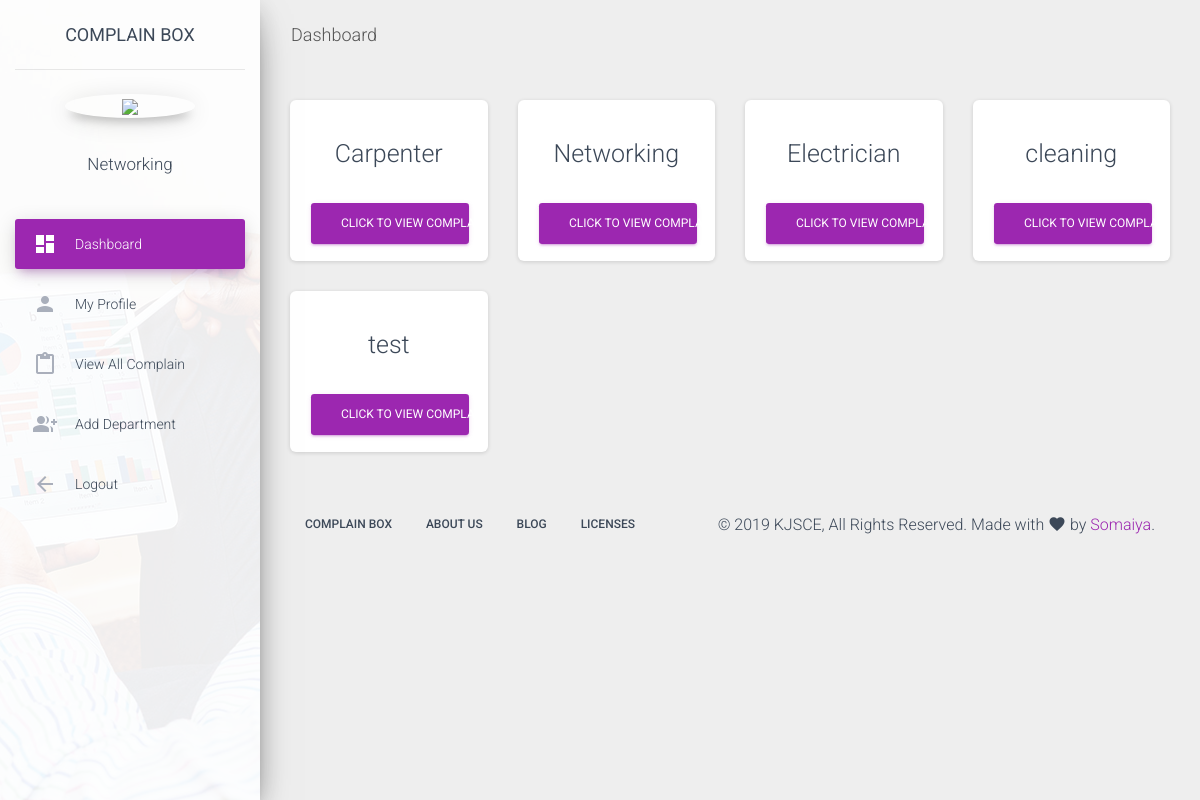
Before: /admindashboard_old.php (signed in) with the older database file.
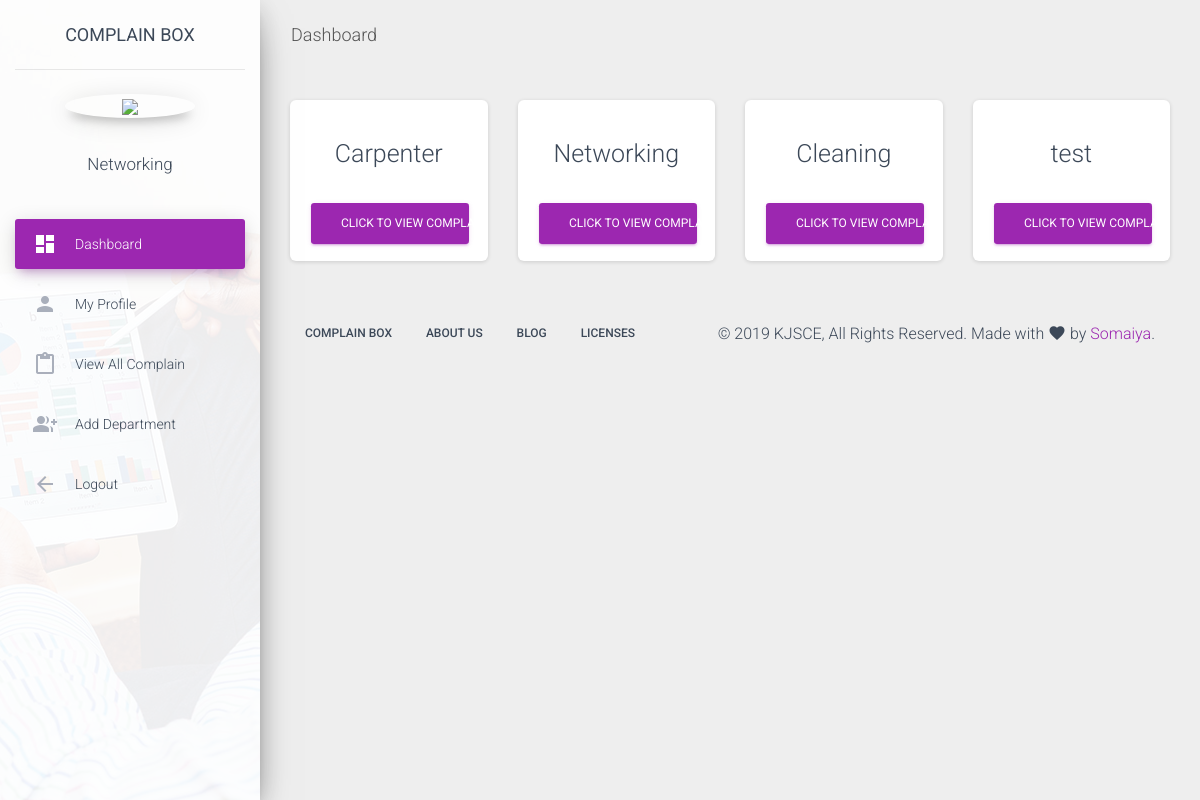
After: the same page with the newer database file.
### tables this page shows
CREATE TABLE `department` (
  `id` int(11) NOT NULL,
  `dname` varchar(30) DEFAULT NULL,
  `deptimg` varchar(50) DEFAULT NULL
);

### admindashboard_old.php (the view, shortened to what this page needs)
<?php
	include("config/config.php");
?>
<!DOCTYPE html>
<html lang="en">
<head>
  <link rel="stylesheet" href="https://maxcdn.bootstrapcdn.com/font-awesome/latest/css/font-awesome.min.css">
  <link href="assets/css/material-dashboard.css?v=2.1.1" rel="stylesheet" />
</head>
<body class="">
  <div class="wrapper ">
    <div class="sidebar" data-color="purple" data-background-color="white" data-image="assets/img/sidebar-3.jpg">
      <div class="logo">
        <a href="#" class="simple-text logo-normal">
          Complain Box
        </a>
      </div>
      <div class="sidebar-wrapper">
        <ul class="nav">
		<li class="nav-item">
			<br/>
			<div class="card-profile">
                <div class="card-avatar">
                    <img class="img" src="<?php  echo $_SESSION['imgurl'];  ?>" />
                </div>
	<div class="card-body">
                  <h5 class="card-title">	<?php echo $_SESSION['name'];  ?></h5>
                </div>
		</li>
         <li class="nav-item active ">
            <a class="nav-link" href="./admindashboard.php">
              <i class="material-icons">dashboard</i>
              <p>Dashboard</p>
            </a>
          </li>
      <li class="nav-item ">
            <a class="nav-link" href="#">
              <i class="material-icons">person</i>
              <p>My Profile</p>
            </a>
          </li>
          <li class="nav-item ">
            <a class="nav-link" href="./allcomplain.php">
              <i class="material-icons">content_paste</i>
              <p>View All Complain</p>
            </a>
          </li>
		    <li class="nav-item ">
            <a class="nav-link" href="./adddepartment.php">
              <i class="material-icons">group_add</i>
              <p>Add department</p>
            </a>
          </li>
          <li class="nav-item ">
            <a class="nav-link" href="./logout.php">
              <i class="material-icons">arrow_back</i>
              <p>Logout</p>
            </a>
          </li>
        </ul>
      </div>
    </div>
    <div class="main-panel">
      <nav class="navbar navbar-expand-lg navbar-transparent navbar-absolute fixed-top ">
        <div class="container-fluid">
          <div class="navbar-wrapper">
            <a class="navbar-brand" href="#pablo">Dashboard</a>
          </div>
         </div>
      </nav>
      <div class="content">
        <div class="container-fluid">
          <div class="row">
				<?php
	$sql = "SELECT * FROM department ";
	$result=mysqli_query($con,$sql);
		while($row = mysqli_fetch_array($result)){
				$dptname=$row['dname'];
		  echo '     <div class="col-lg-3 col-md-6 col-sm-6">
              <div class="card card-stats">
                <div class="card-header ">';
			echo "<form method='GET' action='deptcomplain.php?department=$dptname' id=".$row['id'].">";
		echo '		</br>
                  <h3 class="card-title text-center" name="'.$row["dname"].'">'.$row["dname"].'</h3>
				</br>
				<button type="Submit" class="btn btn-primary btn-block" onclick=';
			echo "	' ";
			echo '	doSomething("'.$row["dname"].'")';
			echo "	'";
			echo "	>Click to view Complain</button>
				</form>
				</div>
              </div>
            </div>";
		}
?>
     </div>
      </div>
<?php
include("footer.php");
?>
    </div>
  </div>
</body>
</html>

Changed rows visible on the page:
removed department: dname "Electrician"
changed department: dname "cleaning" → "Cleaning"
